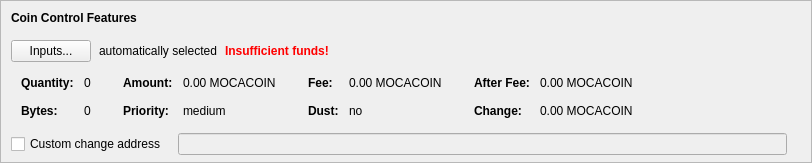
    <widget class="QFrame" name="frameCoinControl">
     <property name="sizePolicy">
      <sizepolicy hsizetype="Expanding" vsizetype="Expanding">
       <horstretch>0</horstretch>
       <verstretch>0</verstretch>
      </sizepolicy>
     </property>
     <property name="maximumSize">
      <size>
       <width>16777215</width>
       <height>16777215</height>
      </size>
     </property>
     <property name="frameShape">
      <enum>QFrame::StyledPanel</enum>
     </property>
     <property name="frameShadow">
      <enum>QFrame::Sunken</enum>
     </property>
     <layout class="QVBoxLayout" name="verticalLayoutCoinControl2">
      <property name="spacing">
       <number>0</number>
      </property>
      <property name="leftMargin">
       <number>0</number>
      </property>
      <property name="topMargin">
       <number>0</number>
      </property>
      <property name="rightMargin">
       <number>0</number>
      </property>
      <property name="bottomMargin">
       <number>6</number>
      </property>
      <item>
       <layout class="QVBoxLayout" name="verticalLayoutCoinControl" stretch="0,0,0,0,1">
        <property name="spacing">
         <number>0</number>
        </property>
        <property name="leftMargin">
         <number>10</number>
        </property>
        <property name="topMargin">
         <number>10</number>
        </property>
        <item>
         <layout class="QHBoxLayout" name="horizontalLayoutCoinControl1">
          <property name="bottomMargin">
           <number>15</number>
          </property>
          <item>
           <widget class="QLabel" name="labelCoinControlFeatures">
            <property name="sizePolicy">
             <sizepolicy hsizetype="Preferred" vsizetype="Maximum">
              <horstretch>0</horstretch>
              <verstretch>0</verstretch>
             </sizepolicy>
            </property>
            <property name="font">
             <font>
              <weight>75</weight>
              <bold>true</bold>
             </font>
            </property>
            <property name="styleSheet">
             <string notr="true">font-weight:bold;</string>
            </property>
            <property name="text">
             <string>Coin Control Features</string>
            </property>
           </widget>
          </item>
         </layout>
        </item>
        <item>
         <layout class="QHBoxLayout" name="horizontalLayoutCoinControl2" stretch="0,0,0,0">
          <property name="spacing">
           <number>8</number>
          </property>
          <property name="bottomMargin">
           <number>10</number>
          </property>
          <item>
           <widget class="QPushButton" name="pushButtonCoinControl">
            <property name="styleSheet">
             <string notr="true"/>
            </property>
            <property name="text">
             <string>Inputs...</string>
            </property>
            <property name="autoDefault">
             <bool>false</bool>
            </property>
           </widget>
          </item>
          <item>
           <widget class="QLabel" name="labelCoinControlAutomaticallySelected">
            <property name="text">
             <string>automatically selected</string>
            </property>
            <property name="margin">
             <number>5</number>
            </property>
           </widget>
          </item>
          <item>
           <widget class="QLabel" name="labelCoinControlInsuffFunds">
            <property name="font">
             <font>
              <weight>75</weight>
              <bold>true</bold>
             </font>
            </property>
            <property name="styleSheet">
             <string notr="true">color:red;font-weight:bold;</string>
            </property>
            <property name="text">
             <string>Insufficient funds!</string>
            </property>
            <property name="margin">
             <number>5</number>
            </property>
           </widget>
          </item>
          <item>
           <spacer name="horizontalSpacerCoinControl">
            <property name="orientation">
             <enum>Qt::Horizontal</enum>
            </property>
            <property name="sizeHint" stdset="0">
             <size>
              <width>40</width>
              <height>1</height>
             </size>
            </property>
           </spacer>
          </item>
         </layout>
        </item>
        <item>
         <widget class="QWidget" name="widgetCoinControl" native="true">
          <property name="sizePolicy">
           <sizepolicy hsizetype="Preferred" vsizetype="Preferred">
            <horstretch>0</horstretch>
            <verstretch>0</verstretch>
           </sizepolicy>
          </property>
          <property name="minimumSize">
           <size>
            <width>0</width>
            <height>0</height>
           </size>
          </property>
          <property name="styleSheet">
           <string notr="true"/>
          </property>
          <layout class="QHBoxLayout" name="horizontalLayoutCoinControl5">
           <property name="leftMargin">
            <number>0</number>
           </property>
           <property name="topMargin">
            <number>0</number>
           </property>
           <property name="rightMargin">
            <number>0</number>
           </property>
           <property name="bottomMargin">
            <number>0</number>
           </property>
           <item>
            <layout class="QHBoxLayout" name="horizontalLayoutCoinControl3" stretch="0,0,0,1">
             <property name="spacing">
              <number>20</number>
             </property>
             <property name="topMargin">
              <number>0</number>
             </property>
             <property name="bottomMargin">
              <number>10</number>
             </property>
             <item>
              <layout class="QFormLayout" name="formLayoutCoinControl1">
               <property name="horizontalSpacing">
                <number>10</number>
               </property>
               <property name="verticalSpacing">
                <number>14</number>
               </property>
               <property name="leftMargin">
                <number>10</number>
               </property>
               <property name="topMargin">
                <number>4</number>
               </property>
               <property name="rightMargin">
                <number>6</number>
               </property>
               <item row="0" column="0">
                <widget class="QLabel" name="labelCoinControlQuantityText">
                 <property name="font">
                  <font>
                   <weight>75</weight>
                   <bold>true</bold>
                  </font>
                 </property>
                 <property name="text">
                  <string>Quantity:</string>
                 </property>
                 <property name="margin">
                  <number>0</number>
                 </property>
                </widget>
               </item>
               <item row="0" column="1">
                <widget class="QLabel" name="labelCoinControlQuantity">
                 <property name="cursor">
                  <cursorShape>IBeamCursor</cursorShape>
                 </property>
                 <property name="contextMenuPolicy">
                  <enum>Qt::ActionsContextMenu</enum>
                 </property>
                 <property name="text">
                  <string notr="true">0</string>
                 </property>
                 <property name="margin">
                  <number>0</number>
                 </property>
                 <property name="textInteractionFlags">
                  <set>Qt::LinksAccessibleByMouse|Qt::TextSelectableByKeyboard|Qt::TextSelectableByMouse</set>
                 </property>
                </widget>
               </item>
               <item row="1" column="0">
                <widget class="QLabel" name="labelCoinControlBytesText">
                 <property name="font">
                  <font>
                   <weight>75</weight>
                   <bold>true</bold>
                  </font>
                 </property>
                 <property name="text">
                  <string>Bytes:</string>
                 </property>
                </widget>
               </item>
               <item row="1" column="1">
                <widget class="QLabel" name="labelCoinControlBytes">
                 <property name="cursor">
                  <cursorShape>IBeamCursor</cursorShape>
                 </property>
                 <property name="contextMenuPolicy">
                  <enum>Qt::ActionsContextMenu</enum>
                 </property>
                 <property name="text">
                  <string notr="true">0</string>
                 </property>
                 <property name="textInteractionFlags">
                  <set>Qt::LinksAccessibleByMouse|Qt::TextSelectableByKeyboard|Qt::TextSelectableByMouse</set>
                 </property>
                </widget>
               </item>
              </layout>
             </item>
             <item>
              <layout class="QFormLayout" name="formLayoutCoinControl2">
               <property name="horizontalSpacing">
                <number>10</number>
               </property>
               <property name="verticalSpacing">
                <number>14</number>
               </property>
               <property name="leftMargin">
                <number>6</number>
               </property>
               <property name="topMargin">
                <number>4</number>
               </property>
               <property name="rightMargin">
                <number>6</number>
               </property>
               <item row="0" column="0">
                <widget class="QLabel" name="labelCoinControlAmountText">
                 <property name="font">
                  <font>
                   <weight>75</weight>
                   <bold>true</bold>
                  </font>
                 </property>
                 <property name="text">
                  <string>Amount:</string>
                 </property>
                 <property name="margin">
                  <number>0</number>
                 </property>
                </widget>
               </item>
               <item row="0" column="1">
                <widget class="QLabel" name="labelCoinControlAmount">
                 <property name="cursor">
                  <cursorShape>IBeamCursor</cursorShape>
                 </property>
                 <property name="contextMenuPolicy">
                  <enum>Qt::ActionsContextMenu</enum>
                 </property>
                 <property name="text">
                  <string notr="true">0.00 MOCACOIN</string>
                 </property>
                 <property name="textInteractionFlags">
                  <set>Qt::LinksAccessibleByMouse|Qt::TextSelectableByKeyboard|Qt::TextSelectableByMouse</set>
                 </property>
                </widget>
               </item>
               <item row="1" column="0">
                <widget class="QLabel" name="labelCoinControlPriorityText">
                 <property name="font">
                  <font>
                   <weight>75</weight>
                   <bold>true</bold>
                  </font>
                 </property>
                 <property name="text">
                  <string>Priority:</string>
                 </property>
                </widget>
               </item>
               <item row="1" column="1">
                <widget class="QLabel" name="labelCoinControlPriority">
                 <property name="cursor">
                  <cursorShape>IBeamCursor</cursorShape>
                 </property>
                 <property name="contextMenuPolicy">
                  <enum>Qt::ActionsContextMenu</enum>
                 </property>
                 <property name="text">
                  <string>medium</string>
                 </property>
                 <property name="textInteractionFlags">
                  <set>Qt::LinksAccessibleByMouse|Qt::TextSelectableByKeyboard|Qt::TextSelectableByMouse</set>
                 </property>
                </widget>
               </item>
              </layout>
             </item>
             <item>
              <layout class="QFormLayout" name="formLayoutCoinControl3">
               <property name="horizontalSpacing">
                <number>10</number>
               </property>
               <property name="verticalSpacing">
                <number>14</number>
               </property>
               <property name="leftMargin">
                <number>6</number>
               </property>
               <property name="topMargin">
                <number>4</number>
               </property>
               <property name="rightMargin">
                <number>6</number>
               </property>
               <item row="0" column="0">
                <widget class="QLabel" name="labelCoinControlFeeText">
                 <property name="font">
                  <font>
                   <weight>75</weight>
                   <bold>true</bold>
                  </font>
                 </property>
                 <property name="text">
                  <string>Fee:</string>
                 </property>
                 <property name="margin">
                  <number>0</number>
                 </property>
                </widget>
               </item>
               <item row="0" column="1">
                <widget class="QLabel" name="labelCoinControlFee">
                 <property name="cursor">
                  <cursorShape>IBeamCursor</cursorShape>
                 </property>
                 <property name="contextMenuPolicy">
                  <enum>Qt::ActionsContextMenu</enum>
                 </property>
                 <property name="text">
                  <string notr="true">0.00 MOCACOIN</string>
                 </property>
                 <property name="textInteractionFlags">
                  <set>Qt::LinksAccessibleByMouse|Qt::TextSelectableByKeyboard|Qt::TextSelectableByMouse</set>
                 </property>
                </widget>
               </item>
               <item row="1" column="0">
                <widget class="QLabel" name="labelCoinControlLowOutputText">
                 <property name="font">
                  <font>
                   <weight>75</weight>
                   <bold>true</bold>
                  </font>
                 </property>
                 <property name="text">
                  <string>Dust:</string>
                 </property>
                </widget>
               </item>
               <item row="1" column="1">
                <widget class="QLabel" name="labelCoinControlLowOutput">
                 <property name="cursor">
                  <cursorShape>IBeamCursor</cursorShape>
                 </property>
                 <property name="contextMenuPolicy">
                  <enum>Qt::ActionsContextMenu</enum>
                 </property>
                 <property name="text">
                  <string>no</string>
                 </property>
                 <property name="textInteractionFlags">
                  <set>Qt::LinksAccessibleByMouse|Qt::TextSelectableByKeyboard|Qt::TextSelectableByMouse</set>
                 </property>
                </widget>
               </item>
              </layout>
             </item>
             <item>
              <layout class="QFormLayout" name="formLayoutCoinControl4">
               <property name="horizontalSpacing">
                <number>10</number>
               </property>
               <property name="verticalSpacing">
                <number>14</number>
               </property>
               <property name="leftMargin">
                <number>6</number>
               </property>
               <property name="topMargin">
                <number>4</number>
               </property>
               <property name="rightMargin">
                <number>6</number>
               </property>
               <item row="0" column="0">
                <widget class="QLabel" name="labelCoinControlAfterFeeText">
                 <property name="font">
                  <font>
                   <weight>75</weight>
                   <bold>true</bold>
                  </font>
                 </property>
                 <property name="text">
                  <string>After Fee:</string>
                 </property>
                 <property name="margin">
                  <number>0</number>
                 </property>
                </widget>
               </item>
               <item row="0" column="1">
                <widget class="QLabel" name="labelCoinControlAfterFee">
                 <property name="cursor">
                  <cursorShape>IBeamCursor</cursorShape>
                 </property>
                 <property name="contextMenuPolicy">
                  <enum>Qt::ActionsContextMenu</enum>
                 </property>
                 <property name="text">
                  <string notr="true">0.00 MOCACOIN</string>
                 </property>
                 <property name="textInteractionFlags">
                  <set>Qt::LinksAccessibleByMouse|Qt::TextSelectableByKeyboard|Qt::TextSelectableByMouse</set>
                 </property>
                </widget>
               </item>
               <item row="1" column="0">
                <widget class="QLabel" name="labelCoinControlChangeText">
                 <property name="font">
                  <font>
                   <weight>75</weight>
                   <bold>true</bold>
                  </font>
                 </property>
                 <property name="text">
                  <string>Change:</string>
                 </property>
                </widget>
               </item>
               <item row="1" column="1">
                <widget class="QLabel" name="labelCoinControlChange">
                 <property name="cursor">
                  <cursorShape>IBeamCursor</cursorShape>
                 </property>
                 <property name="contextMenuPolicy">
                  <enum>Qt::ActionsContextMenu</enum>
                 </property>
                 <property name="text">
                  <string notr="true">0.00 MOCACOIN</string>
                 </property>
                 <property name="textInteractionFlags">
                  <set>Qt::LinksAccessibleByMouse|Qt::TextSelectableByKeyboard|Qt::TextSelectableByMouse</set>
                 </property>
                </widget>
               </item>
              </layout>
             </item>
            </layout>
           </item>
          </layout>
         </widget>
        </item>
        <item>
         <layout class="QHBoxLayout" name="horizontalLayoutCoinControl4" stretch="0,0,0">
          <property name="spacing">
           <number>12</number>
          </property>
          <property name="sizeConstraint">
           <enum>QLayout::SetDefaultConstraint</enum>
          </property>
          <property name="topMargin">
           <number>5</number>
          </property>
          <property name="rightMargin">
           <number>5</number>
          </property>
          <item>
           <widget class="QCheckBox" name="checkBoxCoinControlChange">
            <property name="toolTip">
             <string>If this is activated, but the change address is empty or invalid, change will be sent to a newly generated address.</string>
            </property>
            <property name="text">
             <string>Custom change address</string>
            </property>
           </widget>
          </item>
          <item>
           <widget class="QValidatedLineEdit" name="lineEditCoinControlChange">
            <property name="enabled">
             <bool>false</bool>
            </property>
            <property name="sizePolicy">
             <sizepolicy hsizetype="Expanding" vsizetype="Fixed">
              <horstretch>0</horstretch>
              <verstretch>0</verstretch>
             </sizepolicy>
            </property>
           </widget>
          </item>
          <item>
           <widget class="QLabel" name="labelCoinControlChangeLabel">
            <property name="sizePolicy">
             <sizepolicy hsizetype="Preferred" vsizetype="Expanding">
              <horstretch>0</horstretch>
              <verstretch>0</verstretch>
             </sizepolicy>
            </property>
            <property name="minimumSize">
             <size>
              <width>0</width>
              <height>0</height>
             </size>
            </property>
            <property name="text">
             <string/>
            </property>
            <property name="margin">
             <number>3</number>
            </property>
           </widget>
          </item>
         </layout>
        </item>
        <item>
         <spacer name="verticalSpacerCoinControl">
          <property name="orientation">
           <enum>Qt::Vertical</enum>
          </property>
          <property name="sizeHint" stdset="0">
           <size>
            <width>800</width>
            <height>1</height>
           </size>
          </property>
         </spacer>
        </item>
       </layout>
      </item>
     </layout>
    </widget>
